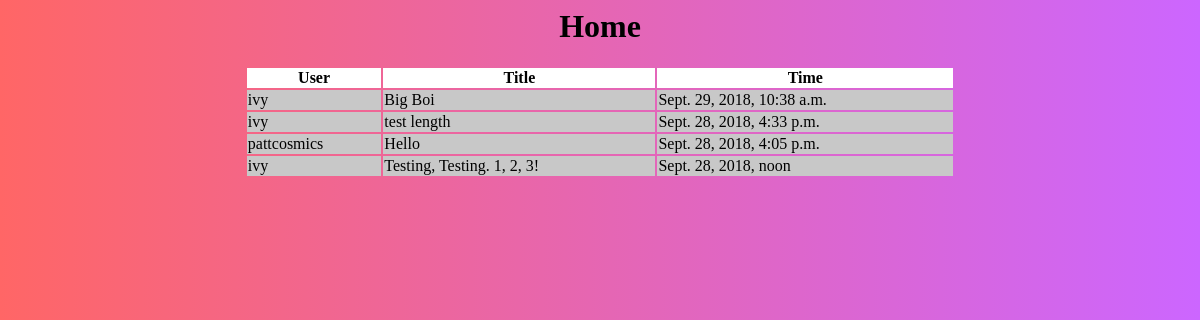
Before: /vision/ with the older database file.
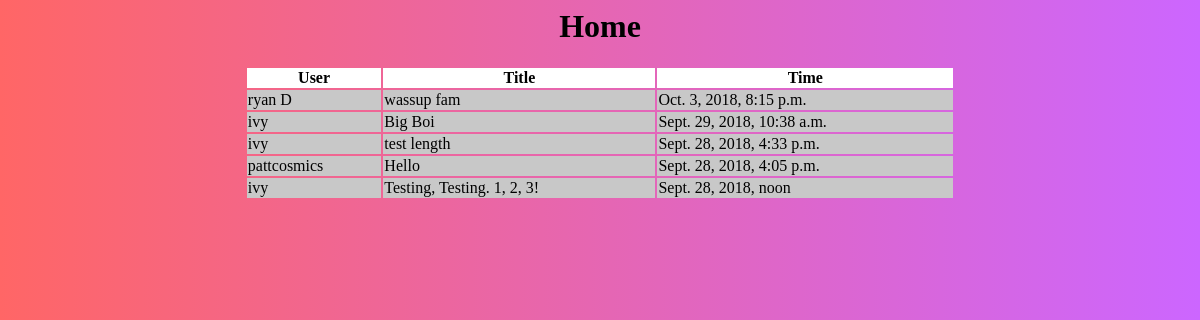
After: the same page with the newer database file.
### vision/models.py (models this page shows, shortened)
class Post(models.Model):
    post_id = models.AutoField(primary_key=True)
    post_user = models.CharField(max_length=255, null=True, blank=True)
    post_time = models.DateTimeField(null=True, blank=True)
    post_title = models.CharField(max_length=255, null=True, blank=True)
    post_body = models.TextField(null=True, blank=True)

### vision/views.py (the view)
# urls.py: path("", views.index, name="index"),
def index(request):
    post_filter = Post.objects.all().order_by("-post_time")
    return render(request, "vision/index.html", {"post_filter":post_filter})

### vision/templates/vision/index.html (shortened to what this page needs)
<head>
</head>
<header>
  <h1 style="text-align: center">Home</h1>
</header>
{% load static %}
<link rel="stylesheet" type="text/css" href="{% static 'vision/styles.css' %}">
<table style="width:60%" align="center">
  <tr>
    <th>User</th>
    <th>Title</th>
    <th>Time</th>
  </tr>
  {% for post in post_filter %}
  <tr>
    <td>{{ post.post_user }}</td>
    <td><a href="{% url 'vision:post_detail' post.post_id %}">{{ post.post_title }}</a></td>
    <td>{{ post.post_time }}</td>
  </tr>
  {% endfor %}
</table>

### vision/static/vision/styles.css (style rules this page uses)
th { background-color: rgb(255,255,255); }
td { background-color: rgb(200,200,200); }
td a { color: black; text-decoration: none; }

Changed rows visible on the page:
added Post: post_user "ryan D", post_title "wassup fam", post_time "Oct. 3, 2018, 8:15 p.m."
